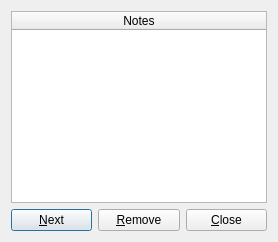
<?xml version="1.0" encoding="UTF-8"?>
<ui version="4.0">
 <class>combatDialog</class>
 <widget class="QDialog" name="combatDialog">
  <property name="geometry">
   <rect>
    <x>0</x>
    <y>0</y>
    <width>400</width>
    <height>300</height>
   </rect>
  </property>
  <property name="windowTitle">
   <string>Combat manager</string>
  </property>
  <layout class="QVBoxLayout" name="verticalLayout">
   <property name="sizeConstraint">
    <enum>QLayout::SetFixedSize</enum>
   </property>
   <item>
    <widget class="QTableWidget" name="tableWidget">
     <property name="selectionMode">
      <enum>QAbstractItemView::SingleSelection</enum>
     </property>
     <property name="selectionBehavior">
      <enum>QAbstractItemView::SelectRows</enum>
     </property>
     <attribute name="horizontalHeaderStretchLastSection">
      <bool>true</bool>
     </attribute>
     <attribute name="horizontalHeaderStretchLastSection">
      <bool>true</bool>
     </attribute>
     <column>
      <property name="text">
       <string>Notes</string>
      </property>
     </column>
    </widget>
   </item>
   <item>
    <layout class="QHBoxLayout" name="horizontalLayout">
     <item>
      <widget class="QPushButton" name="pushNext">
       <property name="text">
        <string>&amp;Next</string>
       </property>
       <property name="default">
        <bool>true</bool>
       </property>
      </widget>
     </item>
     <item>
      <widget class="QPushButton" name="pushRemove">
       <property name="text">
        <string>&amp;Remove</string>
       </property>
      </widget>
     </item>
     <item>
      <widget class="QPushButton" name="pushClose">
       <property name="text">
        <string>&amp;Close</string>
       </property>
      </widget>
     </item>
    </layout>
   </item>
  </layout>
 </widget>
 <resources/>
 <connections>
  <connection>
   <sender>pushClose</sender>
   <signal>clicked()</signal>
   <receiver>combatDialog</receiver>
   <slot>reject()</slot>
   <hints>
    <hint type="sourcelabel">
     <x>318</x>
     <y>281</y>
    </hint>
    <hint type="destinationlabel">
     <x>399</x>
     <y>278</y>
    </hint>
   </hints>
  </connection>
 </connections>
</ui>
